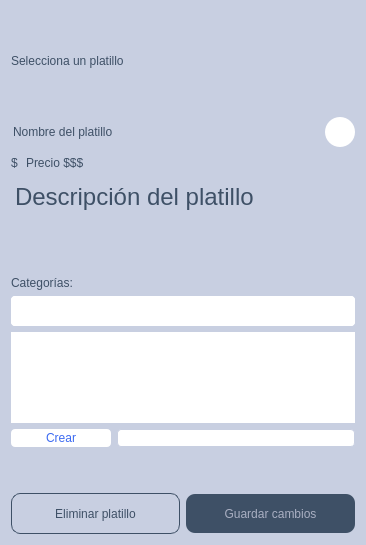
<?xml version="1.0" encoding="UTF-8"?>
<ui version="4.0">
 <class>CrudPlatillo</class>
 <widget class="QWidget" name="CrudPlatillo">
  <property name="geometry">
   <rect>
    <x>0</x>
    <y>0</y>
    <width>362</width>
    <height>545</height>
   </rect>
  </property>
  <property name="windowTitle">
   <string>Form</string>
  </property>
  <property name="styleSheet">
   <string notr="true">#CrudPlatillo{
background: #C8CFE1;
}</string>
  </property>
  <layout class="QGridLayout" name="gridLayout_2">
   <item row="2" column="0">
    <layout class="QGridLayout" name="gridLayout">
     <item row="1" column="0">
      <layout class="QHBoxLayout" name="horizontalLayout_2">
       <item>
        <widget class="QLabel" name="label_2">
         <property name="styleSheet">
          <string notr="true">border: none;
background-color: #C8CFE1;

font: 22px &quot;SF Pro Display&quot;;
color:#3E5066;
</string>
         </property>
         <property name="text">
          <string>$</string>
         </property>
        </widget>
       </item>
       <item>
        <widget class="QLineEdit" name="precioPlatillo">
         <property name="sizePolicy">
          <sizepolicy hsizetype="Fixed" vsizetype="Fixed">
           <horstretch>0</horstretch>
           <verstretch>0</verstretch>
          </sizepolicy>
         </property>
         <property name="maximumSize">
          <size>
           <width>150</width>
           <height>16777215</height>
          </size>
         </property>
         <property name="styleSheet">
          <string notr="true">border: none;
background-color: #C8CFE1;

font: 22px &quot;SF Pro Display&quot;;
color:#3E5066;

</string>
         </property>
         <property name="text">
          <string>Precio $$$</string>
         </property>
        </widget>
       </item>
       <item>
        <spacer name="horizontalSpacer">
         <property name="orientation">
          <enum>Qt::Horizontal</enum>
         </property>
         <property name="sizeHint" stdset="0">
          <size>
           <width>40</width>
           <height>20</height>
          </size>
         </property>
        </spacer>
       </item>
      </layout>
     </item>
     <item row="3" column="0" colspan="2">
      <widget class="QTextEdit" name="descripcionPlatillo">
       <property name="maximumSize">
        <size>
         <width>300</width>
         <height>16777215</height>
        </size>
       </property>
       <property name="styleSheet">
        <string notr="true">border: none;
background-color: #C8CFE1;

font: 15px &quot;SF Pro Text&quot;;


font-size: 15px;

color:#3E5066;</string>
       </property>
       <property name="html">
        <string>&lt;!DOCTYPE HTML PUBLIC &quot;-//W3C//DTD HTML 4.0//EN&quot; &quot;http://www.w3.org/TR/REC-html40/strict.dtd&quot;&gt;
&lt;html&gt;&lt;head&gt;&lt;meta name=&quot;qrichtext&quot; content=&quot;1&quot; /&gt;&lt;style type=&quot;text/css&quot;&gt;
p, li { white-space: pre-wrap; }
&lt;/style&gt;&lt;/head&gt;&lt;body style=&quot; font-family:'SF Pro Text'; font-size:15px; font-weight:400; font-style:normal;&quot;&gt;
&lt;p style=&quot; margin-top:0px; margin-bottom:0px; margin-left:0px; margin-right:0px; -qt-block-indent:0; text-indent:0px;&quot;&gt;&lt;span style=&quot; font-size:18pt;&quot;&gt;Descripción del platillo&lt;/span&gt;&lt;/p&gt;&lt;/body&gt;&lt;/html&gt;</string>
       </property>
      </widget>
     </item>
     <item row="4" column="0">
      <widget class="QLabel" name="label">
       <property name="minimumSize">
        <size>
         <width>300</width>
         <height>0</height>
        </size>
       </property>
       <property name="styleSheet">
        <string notr="true">border: none;
background-color: #C8CFE1;

font: 11px &quot;SF Pro Text&quot;;

color:#3E5066;</string>
       </property>
       <property name="text">
        <string>Categorías:</string>
       </property>
      </widget>
     </item>
     <item row="0" column="0" colspan="2">
      <widget class="QLineEdit" name="nombrePlatillo">
       <property name="minimumSize">
        <size>
         <width>0</width>
         <height>0</height>
        </size>
       </property>
       <property name="maximumSize">
        <size>
         <width>300</width>
         <height>16777215</height>
        </size>
       </property>
       <property name="styleSheet">
        <string notr="true">border: none;
background-color: #C8CFE1;

font: 34px &quot;SF Pro Display&quot;;

color:#3E5066;
</string>
       </property>
       <property name="text">
        <string>Nombre del platillo</string>
       </property>
      </widget>
     </item>
     <item row="0" column="2">
      <widget class="QPushButton" name="btn_agregarImagen">
       <property name="maximumSize">
        <size>
         <width>30</width>
         <height>30</height>
        </size>
       </property>
       <property name="styleSheet">
        <string notr="true">border-radius: 15px;
background-color: #FFFFFF;
width: 44px;
height: 44px;




</string>
       </property>
       <property name="text">
        <string/>
       </property>
       <property name="icon">
        <iconset resource="../Resources.qrc">
         <normaloff>:/Img/EditarFotoPlatillo.png</normaloff>:/Img/EditarFotoPlatillo.png</iconset>
       </property>
      </widget>
     </item>
    </layout>
   </item>
   <item row="6" column="0">
    <spacer name="verticalSpacer">
     <property name="orientation">
      <enum>Qt::Vertical</enum>
     </property>
     <property name="sizeType">
      <enum>QSizePolicy::Fixed</enum>
     </property>
     <property name="sizeHint" stdset="0">
      <size>
       <width>20</width>
       <height>40</height>
      </size>
     </property>
    </spacer>
   </item>
   <item row="3" column="0">
    <widget class="QScrollArea" name="scrollArea">
     <property name="sizePolicy">
      <sizepolicy hsizetype="Preferred" vsizetype="Preferred">
       <horstretch>0</horstretch>
       <verstretch>0</verstretch>
      </sizepolicy>
     </property>
     <property name="maximumSize">
      <size>
       <width>16777215</width>
       <height>30</height>
      </size>
     </property>
     <property name="styleSheet">
      <string notr="true">border-radius: 4px;
background-color: #FFFFFF;</string>
     </property>
     <property name="horizontalScrollBarPolicy">
      <enum>Qt::ScrollBarAsNeeded</enum>
     </property>
     <property name="widgetResizable">
      <bool>true</bool>
     </property>
     <widget class="QWidget" name="scrollAreaWidgetContents_3">
      <property name="geometry">
       <rect>
        <x>0</x>
        <y>0</y>
        <width>344</width>
        <height>30</height>
       </rect>
      </property>
      <layout class="QGridLayout" name="gridLayout_3">
       <property name="leftMargin">
        <number>0</number>
       </property>
       <property name="topMargin">
        <number>0</number>
       </property>
       <property name="rightMargin">
        <number>0</number>
       </property>
       <property name="bottomMargin">
        <number>0</number>
       </property>
       <item row="0" column="0">
        <layout class="QHBoxLayout" name="LayoutCategoria">
         <property name="leftMargin">
          <number>5</number>
         </property>
         <property name="topMargin">
          <number>5</number>
         </property>
        </layout>
       </item>
      </layout>
     </widget>
    </widget>
   </item>
   <item row="7" column="0">
    <layout class="QHBoxLayout" name="horizontalLayout">
     <item>
      <widget class="QPushButton" name="btn_EliminarPlatillo">
       <property name="maximumSize">
        <size>
         <width>200</width>
         <height>200</height>
        </size>
       </property>
       <property name="styleSheet">
        <string notr="true">border: 1.35516px solid #3E5066;
border-radius: 9.03438px;
/*background-color: #C8CFE1;*/
background-color: none;


font: 14.9368px &quot;SF Pro Text&quot;;
color:#3E5066;
height: 38.85px;</string>
       </property>
       <property name="text">
        <string>Eliminar platillo</string>
       </property>
       <property name="icon">
        <iconset resource="../Resources.qrc">
         <normaloff>:/Img/EliminarPlatillo.png</normaloff>:/Img/EliminarPlatillo.png</iconset>
       </property>
      </widget>
     </item>
     <item>
      <widget class="QPushButton" name="btn_guardarCambios">
       <property name="sizePolicy">
        <sizepolicy hsizetype="Preferred" vsizetype="Fixed">
         <horstretch>0</horstretch>
         <verstretch>0</verstretch>
        </sizepolicy>
       </property>
       <property name="maximumSize">
        <size>
         <width>200</width>
         <height>16777215</height>
        </size>
       </property>
       <property name="styleSheet">
        <string notr="true">border-radius: 9.03438px;
background-color: #3E5066;

font: 14.9368px &quot;SF Pro Text&quot;;
color:#A9AFC2;
height: 38.85px;</string>
       </property>
       <property name="text">
        <string>Guardar cambios</string>
       </property>
       <property name="icon">
        <iconset resource="../Resources.qrc">
         <normaloff>:/Img/GuardarCambios.png</normaloff>:/Img/GuardarCambios.png</iconset>
       </property>
      </widget>
     </item>
    </layout>
   </item>
   <item row="5" column="0">
    <layout class="QHBoxLayout" name="horizontalLayout_4">
     <item>
      <widget class="QPushButton" name="btn_agregarCategoria">
       <property name="styleSheet">
        <string notr="true">border-radius: 4px;
background-color: #FFFFFF;
width: 100px;
height: 17.85px;

font: 14.9368px &quot;SF Pro Text&quot;;
color: #3C6AF1;</string>
       </property>
       <property name="text">
        <string>Crear</string>
       </property>
       <property name="icon">
        <iconset resource="../Resources.qrc">
         <normaloff>:/Img/AgregarCategoria.png</normaloff>:/Img/AgregarCategoria.png</iconset>
       </property>
      </widget>
     </item>
     <item>
      <widget class="QLineEdit" name="lE_categoria">
       <property name="styleSheet">
        <string notr="true">background: #FFFFFF;

border: 1px solid #C8CFE1;
border-radius: 4px;

color: #3C6AF1;</string>
       </property>
      </widget>
     </item>
    </layout>
   </item>
   <item row="0" column="0">
    <widget class="QLabel" name="imagen">
     <property name="sizePolicy">
      <sizepolicy hsizetype="Preferred" vsizetype="Preferred">
       <horstretch>0</horstretch>
       <verstretch>0</verstretch>
      </sizepolicy>
     </property>
     <property name="minimumSize">
      <size>
       <width>344</width>
       <height>100</height>
      </size>
     </property>
     <property name="maximumSize">
      <size>
       <width>16777215</width>
       <height>16777215</height>
      </size>
     </property>
     <property name="styleSheet">
      <string notr="true">font: 34px &quot;SF Pro Display&quot;;

color:#3E5066;</string>
     </property>
     <property name="text">
      <string>Selecciona un platillo</string>
     </property>
    </widget>
   </item>
   <item row="4" column="0">
    <widget class="QTableView" name="tV_categorias">
     <property name="styleSheet">
      <string notr="true">border-radius: 4px;
color: #3C6AF1;</string>
     </property>
    </widget>
   </item>
  </layout>
 </widget>
 <resources>
  <include location="../Resources.qrc"/>
 </resources>
 <connections/>
</ui>
